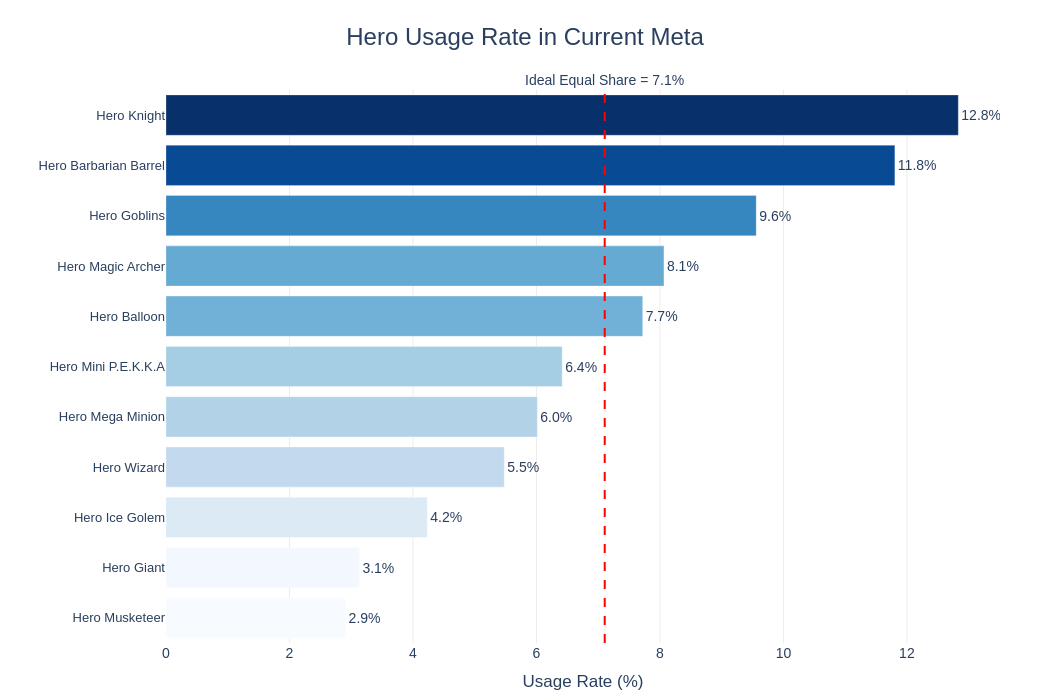

Notebook cell for this chart:
### Markdown cell above
## Visualization: Hero Usage Share

- Shows usage distribution among hero cards
- Highlights relative popularity, showcasing the 3 highly-used heroes

### Code cell
hero_df = (
    cards_df[cards_df["is_hero"] == 1]
    .dropna(subset=["usage_pct"])
    .sort_values("usage_pct", ascending=False)
    .copy()
)

equal_share = hero_df["usage_pct"].sum() / len(hero_df)
hero_df = hero_df.sort_values("usage_pct", ascending=True)

fig = px.bar(
    hero_df,
    x="usage_pct",
    y="card_name",
    orientation="h",
    text="usage_pct",
    color="usage_pct",
    color_continuous_scale="Blues",
    title="Hero Usage Rate in Current Meta"
)

fig.update_traces(
    texttemplate="%{text:.1f}%",
    textposition="outside",
    marker_line_width=1.1,
    marker_line_color="rgba(255,255,255,0.25)",
    hovertemplate="<b>%{y}</b><br>Usage Rate: %{x:.2f}%<extra></extra>"
)

fig.add_vline(
    x=equal_share,
    line_dash="dash",
    line_color="red",
    line_width=2,
    annotation_text=f"Ideal Equal Share = {equal_share:.1f}%",
    annotation_position="top"
)

fig.update_layout(
    template="plotly_white",
    width=1050,
    height=700,
    title=dict(x=0.5, xanchor="center", font=dict(size=24, family="Arial")),
    font=dict(family="Arial", size=14),
    margin=dict(l=70, r=50, t=90, b=50),
    coloraxis_showscale=False,
    xaxis=dict(title="Usage Rate (%)", showgrid=True, gridcolor="rgba(0,0,0,0.08)", zeroline=False),
    yaxis=dict(title="", showgrid=False, tickfont=dict(size=13))
)

fig.show()

### Figure 1 — Plotly figure (JSON) as saved in the notebook; plotly's stock layout.template omitted (floating-point values rounded to 4 significant figures)
{"data": [{"alignmentgroup": "True", "hovertemplate": "<b>%{y}</b><br>Usage Rate: %{x:.2f}%<extra></extra>", "legendgroup": "", "marker": {"color": [2.909, 3.132, 4.231, 5.479, 6.014, 6.417, 7.72, 8.065, 9.559, 11.8, 12.83], "coloraxis": "coloraxis", "line": {"color": "rgba(255,255,255,0.25)", "width": 1.1}, "pattern": {"shape": ""}}, "name": "", "offsetgroup": "", "orientation": "h", "showlegend": false, "text": [2.909, 3.132, 4.231, 5.479, 6.014, 6.417, 7.72, 8.065, 9.559, 11.8, 12.83], "textposition": "outside", "texttemplate": "%{text:.1f}%", "type": "bar", "x": [2.909, 3.132, 4.231, 5.479, 6.014, 6.417, 7.72, 8.065, 9.559, 11.8, 12.83], "xaxis": "x", "y": ["Hero Musketeer", "Hero Giant", "Hero Ice Golem", "Hero Wizard", "Hero Mega Minion", "Hero Mini P.E.K.K.A", "Hero Balloon", "Hero Magic Archer", "Hero Goblins", "Hero Barbarian Barrel", "Hero Knight"], "yaxis": "y"}], "layout": {"annotations": [{"showarrow": false, "text": "Ideal Equal Share = 7.1%", "x": 7.106, "xanchor": "center", "xref": "x", "y": 1, "yanchor": "bottom", "yref": "y domain"}], "barmode": "relative", "coloraxis": {"colorbar": {"title": {"text": "usage_pct"}}, "colorscale": [[0, "rgb(247,251,255)"], [0.125, "rgb(222,235,247)"], [0.25, "rgb(198,219,239)"], [0.375, "rgb(158,202,225)"], [0.5, "rgb(107,174,214)"], [0.625, "rgb(66,146,198)"], [0.75, "rgb(33,113,181)"], [0.875, "rgb(8,81,156)"], [1, "rgb(8,48,107)"]], "showscale": false}, "font": {"family": "Arial", "size": 14}, "height": 700, "legend": {"tracegroupgap": 0}, "margin": {"b": 50, "l": 70, "r": 50, "t": 90}, "shapes": [{"line": {"color": "red", "dash": "dash", "width": 2}, "type": "line", "x0": 7.106, "x1": 7.106, "xref": "x", "y0": 0, "y1": 1, "yref": "y domain"}], "title": {"font": {"family": "Arial", "size": 24}, "text": "Hero Usage Rate in Current Meta", "x": 0.5, "xanchor": "center"}, "width": 1050, "xaxis": {"anchor": "y", "domain": [0, 1], "gridcolor": "rgba(0,0,0,0.08)", "showgrid": true, "title": {"text": "Usage Rate (%)"}, "zeroline": false}, "yaxis": {"anchor": "x", "domain": [0, 1], "showgrid": false, "tickfont": {"size": 13}, "title": {"text": ""}}}}
